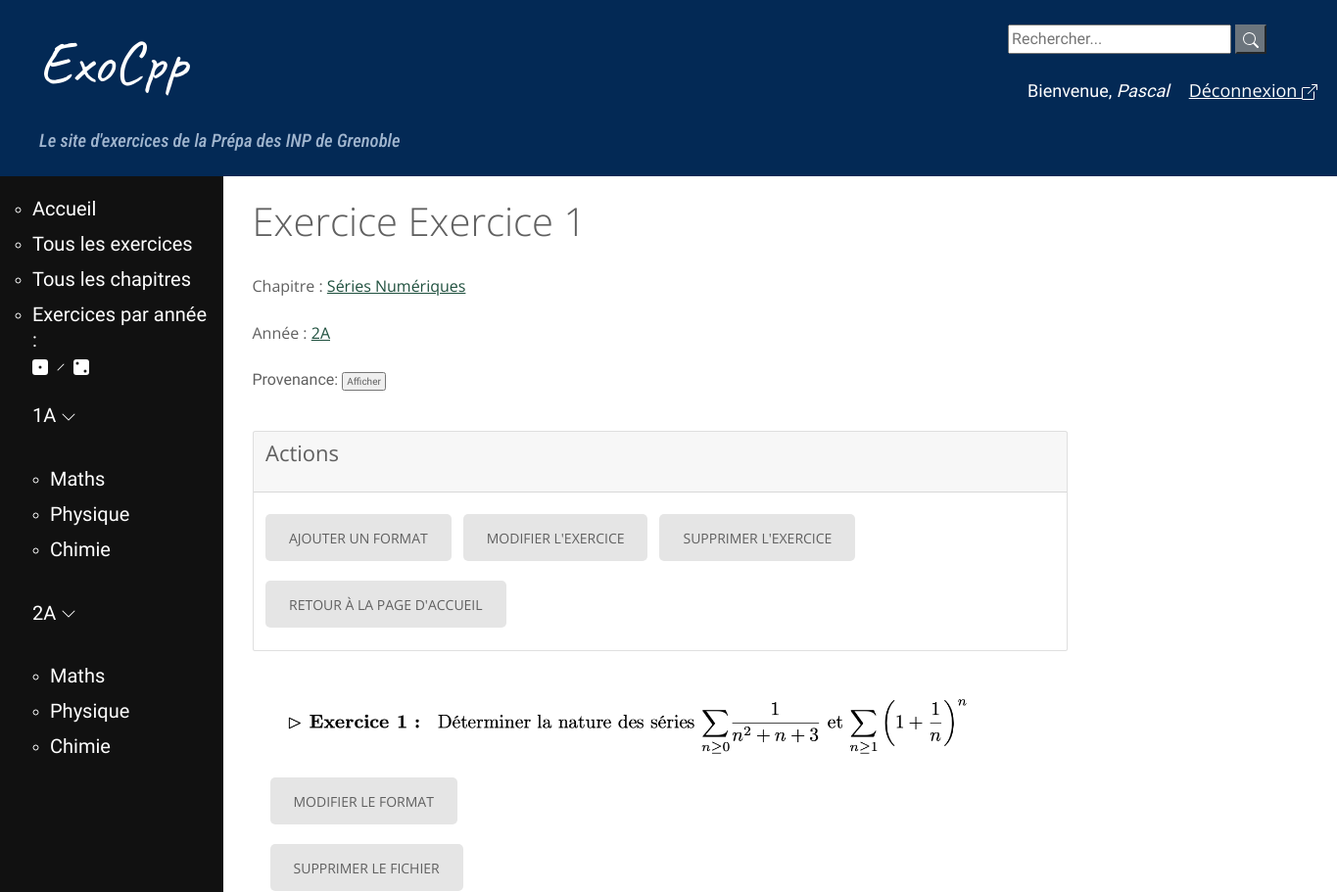
Page /exercice/1 (signed in, upper part) on the earlier database version.
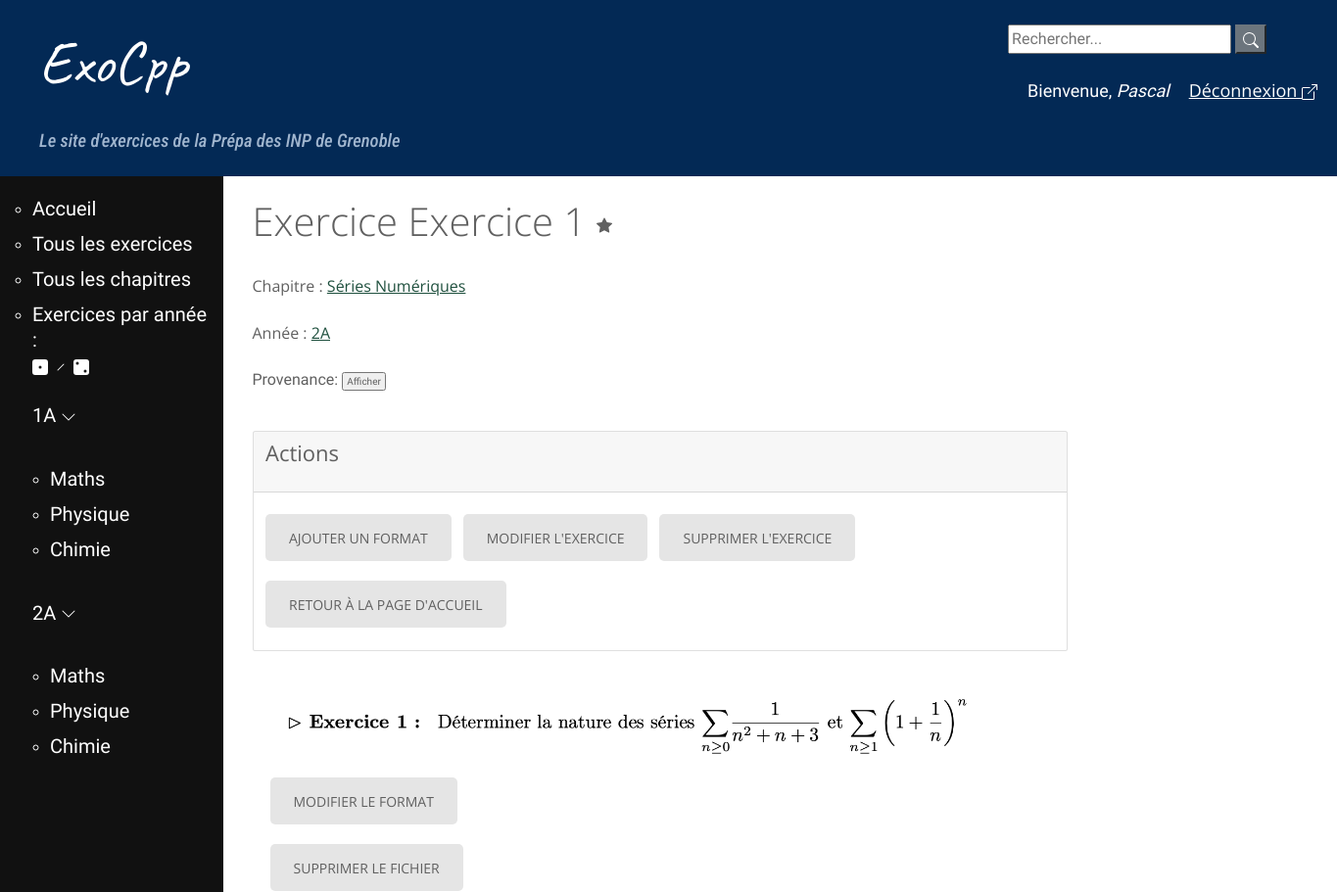
Same page on the later database version.
### exo/models.py (models this page shows, shortened)
class Exercice(models.Model):
    nom = models.CharField(max_length=200, null=False)
    tags = TaggableManager()
    difficulte = models.IntegerField(null=True, choices = ((1, '*'), (2, '**'),
        (3, '***')))
    chapitre = models.ForeignKey(Chapitre, on_delete = models.CASCADE)
    provenance = models.CharField(max_length=200, default='')

class Chapitre(models.Model):
    annee = models.CharField(max_length=2, choices = [('1A', 'Première année'),
        ('2A', 'Deuxième année')])
    matiere = models.CharField(max_length=40 , choices = MATIERES)
    nom = models.CharField(max_length=200, null=False, unique=True)
    numero = models.IntegerField(null=True, error_messages={"invalid_choice" : "Ce numéro de chapitre existe déjà."},
        help_text="Vous pouvez numéroter le chapitre/module \
        pour permettre un classement dans l'ordre du programme (recommandé, \
        la valeur par défaut est 1)", default=1, unique=True)
    def get_absolute_url(self):
        return reverse('chapitre-details', args=[str(self.id)])

### exo/views.py (the view)
# urls.py: path('exercice/<int:exercice_id>', views.detail, name='exercice-details'),
@login_required(login_url='login')
def detail(request, exercice_id):
    exercice = get_object_or_404(Exercice, pk=exercice_id)
    return render(request, 'exo/detail.html', {'exercice': exercice,
    	'fichiers': Fichier.objects.filter(exercice_id=exercice_id)},)

### exo/models.py (called while the page is built)
    def get_absolute_url(self):
        return reverse('edit_fichier', args=[str(self.id)])

### exo/templates/exo/detail.html (shortened to what this page needs)
{% extends "base_generic.html" %}
{% block content %}
	{% if exercice.difficulte == null %}
        <h1>Exercice {{ exercice.nom }}</h1>
        {% elif exercice.difficulte == 1 %}
        <h1>Exercice {{ exercice.nom }} {% include './icons/star-fill.svg'%}</h1>
        {% elif exercice.difficulte == 2 %}
        <h1>Exercice {{ exercice.id }} {% include './icons/star-fill.svg'%}{% include './icons/star-fill.svg'%}</h1>
        {% elif exercice.difficulte == 3 %}
        <h1>Exercice {{ exercice.nom }} {% include './icons/star-fill.svg'%}{% include './icons/star-fill.svg'%}{% include './icons/star-fill.svg'%}</h1>
    {% endif %}
	<p>Chapitre : <a href="{{ exercice.chapitre.get_absolute_url }}">{{ exercice.chapitre.nom }}</a></p>
	{% if exercice.chapitre.annee == '1A' %}
		<p>Année : <a href="{% url '1A' %}">{{ exercice.chapitre.annee }}</a></p>
	{% else %}
		<p>Année : <a href="{% url '2A' %}">{{ exercice.chapitre.annee }}</a></p>
	{% endif %}
	<div style="margin:0px; margin-top:0px"><div class="quotetitle">Provenance: <input type="button" value="Afficher" style="width:45px;font-size:10px;margin:0px;padding:0px;" onclick="if (this.parentNode.parentNode.getElementsByTagName('div')[1].getElementsByTagName('div')[0].style.display != '') { this.parentNode.parentNode.getElementsByTagName('div')[1].getElementsByTagName('div')[0].style.display = '';        this.innerText = ''; this.value = 'Cacher'; } else { this.parentNode.parentNode.getElementsByTagName('div')[1].getElementsByTagName('div')[0].style.display = 'none'; this.innerText = ''; this.value = 'Afficher'; }" /></div><div class="quotecontent"><div style="display: none;">{{ exercice.provenance }}</div></div></div>
	<div class="card w-75">
  	<div class="card-header">
  		<h4>Actions</h4>
  	</div>
  	<div class="card-body">
  	<a href="{% url 'newformat' %}" class="btn btn-outline-success btn-sm">Ajouter un format</a>
	<a href="{% url 'edit_ex' exercice.id %}" class="btn btn-warning btn-sm">Modifier l'exercice</a>
  	<a href="{% url 'supp_ex' exercice.id %}" class="btn btn-outline-danger btn-sm">Supprimer l'exercice</a>
  	<a href="{% url 'home' %}" class="btn btn-outline-secondary btn-sm">Retour à la page d'accueil</a>
  	</div>
</div>
	<ul>
	  {% for fichier in fichiers %}
		{% if fichier.correction == "Oui" %}
			<div id="correction">
	  <a href="{{ fichier.file.url }}" >{{ "Voir la correction" }} {% include '../exo/icons/chevron-down.svg' %}</a><br/>
	<div style="display: none">
	  <img src="{{ fichier.file.url }}" alt="correction" width="750">
	  <a href="{{ fichier.get_absolute_url }}" class="btn btn-outline-warning btn-sm">Modifier le format</a>
			<form method="post" action="{% url 'supp_fichier' fichier.pk %}">
				{% csrf_token %}
				<button type="submit" class="btn btn-outline-danger btn-sm">Supprimer le fichier</button>
			</form>
	</div>
<script type="text/javascript" src="http://ajax.googleapis.com/ajax/libs/jquery/1.6.2/jquery.min.js"></script>
<script type="text/javascript">
$('#correction > a').click(function(){
    $(this).next().next().slideToggle();
    return false;
});
</script>
		{% elif fichier.format == "i" %}
		<br/>
			<img src="{{ fichier.file.url }}" alt="énoncé" width="750">
			<a href="{{ fichier.get_absolute_url }}" class="btn btn-outline-warning btn-sm">Modifier le format</a>
			<form method="post" action="{% url 'supp_fichier' fichier.pk %}">
				<button type="submit" class="btn btn-outline-danger btn-sm">Supprimer le fichier</button>
			</form>
		{% elif fichier.format == "p" %}
		<br/>
		{% endif %}
	{% endfor %}
  </ul>
{% endblock %}

Differences in the rows shown:
changed Exercice "Exercice 1": difficulte empty → 1 (drawn)
